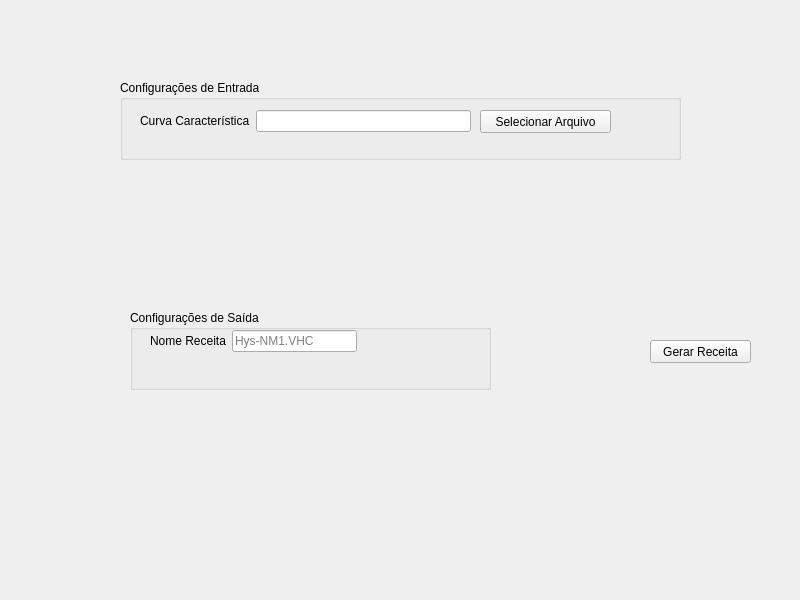
<?xml version="1.0" encoding="UTF-8"?>
<ui version="4.0">
 <class>TelaPrincipal</class>
 <widget class="QMainWindow" name="TelaPrincipal">
  <property name="geometry">
   <rect>
    <x>0</x>
    <y>0</y>
    <width>800</width>
    <height>600</height>
   </rect>
  </property>
  <property name="windowTitle">
   <string>Criador de Receitas para VSM</string>
  </property>
  <widget class="QWidget" name="centralwidget">
   <widget class="QGroupBox" name="groupBox">
    <property name="geometry">
     <rect>
      <x>120</x>
      <y>80</y>
      <width>561</width>
      <height>80</height>
     </rect>
    </property>
    <property name="title">
     <string>Configurações de Entrada</string>
    </property>
    <widget class="QPushButton" name="selecionarArquivoCurvaCaracteristica">
     <property name="geometry">
      <rect>
       <x>360</x>
       <y>30</y>
       <width>131</width>
       <height>23</height>
      </rect>
     </property>
     <property name="text">
      <string>Selecionar Arquivo</string>
     </property>
    </widget>
    <widget class="QWidget" name="">
     <property name="geometry">
      <rect>
       <x>20</x>
       <y>30</y>
       <width>331</width>
       <height>22</height>
      </rect>
     </property>
     <layout class="QHBoxLayout" name="horizontalLayout">
      <item>
       <widget class="QLabel" name="label">
        <property name="text">
         <string>Curva Característica</string>
        </property>
       </widget>
      </item>
      <item>
       <widget class="QLineEdit" name="curvaCaracteristica"/>
      </item>
     </layout>
    </widget>
   </widget>
   <widget class="QPushButton" name="gerarReceita">
    <property name="geometry">
     <rect>
      <x>650</x>
      <y>340</y>
      <width>101</width>
      <height>23</height>
     </rect>
    </property>
    <property name="text">
     <string>Gerar Receita</string>
    </property>
   </widget>
   <widget class="QGroupBox" name="groupBox_2">
    <property name="geometry">
     <rect>
      <x>130</x>
      <y>310</y>
      <width>361</width>
      <height>80</height>
     </rect>
    </property>
    <property name="title">
     <string>Configurações de Saída</string>
    </property>
    <widget class="QWidget" name="">
     <property name="geometry">
      <rect>
       <x>20</x>
       <y>20</y>
       <width>207</width>
       <height>22</height>
      </rect>
     </property>
     <layout class="QHBoxLayout" name="horizontalLayout_2">
      <item>
       <widget class="QLabel" name="label_2">
        <property name="text">
         <string>Nome Receita</string>
        </property>
       </widget>
      </item>
      <item>
       <widget class="QLineEdit" name="nomeReceita">
        <property name="placeholderText">
         <string>Hys-NM1.VHC</string>
        </property>
       </widget>
      </item>
     </layout>
    </widget>
   </widget>
  </widget>
 </widget>
 <resources>
  <include location="resource.qrc"/>
 </resources>
 <connections/>
</ui>
